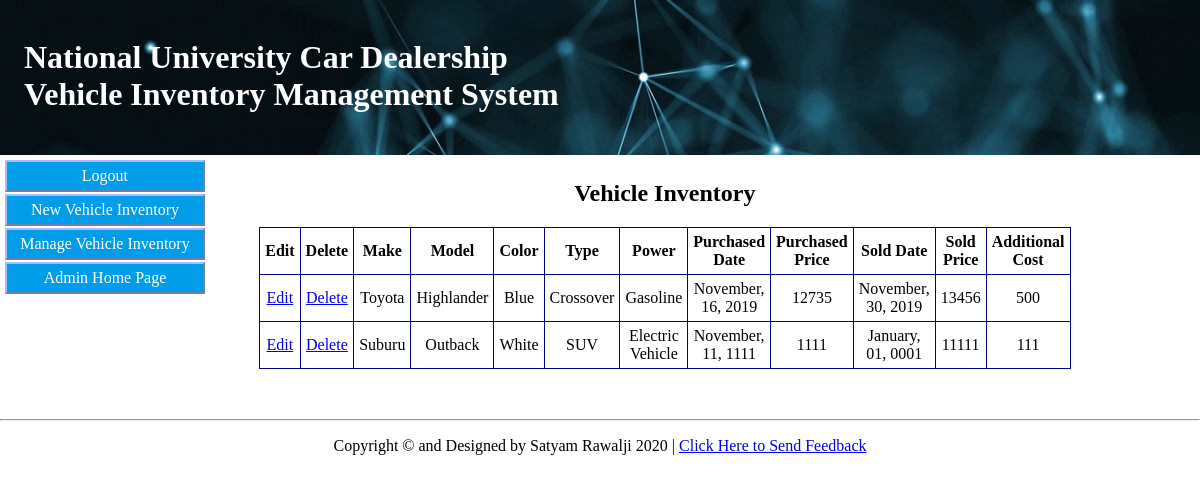
Screenshot of /admin_pages/admin-manage-inventory.php with the database file from the repository.
### tables this page shows
CREATE TABLE `vehicles` (
  `vehicle_id` int(10) UNSIGNED NOT NULL,
  `model_id` int(10) UNSIGNED NOT NULL,
  `year` int(10) UNSIGNED NOT NULL,
  `vehicle_type_id` int(10) UNSIGNED NOT NULL,
  `vehicle_power_type_id` int(10) UNSIGNED NOT NULL,
  `vin` varchar(20) NOT NULL,
  `dealer_purchased_date` datetime NOT NULL,
  `dealer_purchased_price` double NOT NULL,
  `sold_date` datetime DEFAULT NULL,
  `sold_price` double DEFAULT NULL,
  `additional_cost` double DEFAULT NULL,
  `color` varchar(50) NOT NULL
);

CREATE TABLE `makes` (
  `id` int(10) UNSIGNED NOT NULL,
  `name` varchar(50) NOT NULL
);

CREATE TABLE `models` (
  `id` int(10) UNSIGNED NOT NULL,
  `name` varchar(50) NOT NULL,
  `make_id` int(10) UNSIGNED NOT NULL
);

CREATE TABLE `vehicle_types` (
  `id` int(10) UNSIGNED NOT NULL,
  `name` varchar(50) NOT NULL
);

CREATE TABLE `vehicle_power_types` (
  `id` int(10) UNSIGNED NOT NULL,
  `name` varchar(50) NOT NULL
);

### admin_pages/admin-manage-inventory.php (the view, shortened to what this page needs)
<?php
	include('../mysqlconn.php');
?>
<!DOCTYPE html>
<html>
	<head>
		<link rel="stylesheet" type="text/css" href="../styles/style.css?">
	</head>
	<body>
		<header>
			<?php include('../header.php'); ?>
		</header>
		<div id="container">
			<div class="col-2 nav">
				<?php include('../nav/admin/admin-manage-inventory-nav.php'); ?>
			</div>
			<div class="col-9 content">
				<h2>Vehicle Inventory</h2>
				<?php
					$sql = "SELECT v.vehicle_id, ma.name as make_name, mo.name as model_name, vt.name as vehicle_type,
									vpt.name as vehicle_power_type,
									DATE_FORMAT(v.dealer_purchased_date, '%M, %d, %Y') AS purchased_date,
									v.dealer_purchased_price,
									DATE_FORMAT(v.sold_date, '%M, %d, %Y') AS sold_date,
									v.sold_price, v.additional_cost, v.color
							FROM vehicles v, makes ma, models mo, vehicle_types vt, vehicle_power_types vpt
							WHERE mo.make_id = ma.id AND v.model_id = mo.id AND v.vehicle_type_id = vt.id
									AND v.vehicle_power_type_id = vpt.id";
					$result = mysqli_query($mysqlconn, $sql);
					if(mysqli_num_rows($result) > 0)
					{
						echo '<table>
								<tr>
								<th>Edit</th> <th>Delete</th> <th>Make</th> <th>Model</th> <th>Color</th>
								<th>Type</th> <th>Power</th> <th>Purchased Date</th> <th>Purchased Price</th>
								<th>Sold Date</th> <th>Sold Price</th> <th>Additional Cost</th>
								</tr>';
						while($row = mysqli_fetch_assoc($result))
						{
							echo '<tr>
									<td><a href="admin-edit-inventory.php?id=' . $row['vehicle_id'] . '">Edit</a></td>
									<td><a href="admin-delete-inventory.php?id=' . $row['vehicle_id'] . '">Delete</a></td>
									<td>' . $row["make_name"] . '</td>
									<td>' . $row["model_name"] . '</td>
									<td>' . $row["color"] . '</td>
									<td>' . $row["vehicle_type"] . '</td>
									<td>' . $row["vehicle_power_type"] . '</td>
									<td>' . $row["purchased_date"] . '</td>
									<td>' . $row["dealer_purchased_price"] . '</td>
									<td>' . $row["sold_date"] . '</td>
									<td>' . $row["sold_price"] . '</td>
									<td>' . $row["additional_cost"] . '</td>
									</tr>';
						}
						echo '</table>';
					}
				?>
			</div>
		</div>
		<footer>
			<?php include('../footer.php'); ?>
		</footer>
	</body>
</html>

### header.php
<div>
	<br>
	<h1>National University Car Dealership<br>
		Vehicle Inventory Management System
	</h1>
</div>

### nav/admin/admin-manage-inventory-nav.php
<nav>
	<ul>
		<li >
			<a href="../logout.php">Logout</a>
		</li>
		<li >
			<a href="../admin_pages/admin-add-new-inventory.php">New Vehicle Inventory</a>
		</li>
		<li >
			<a href="../admin_pages/admin-manage-inventory.php">Manage Vehicle Inventory</a>
		</li>
		<li >
			<a href="../admin_pages/admin-page.php">Admin Home Page</a>
		</li>
	</ul>
</nav>

### footer.php
<hr>
<p id="footer">Copyright &copy and Designed by Satyam Rawalji 2020 |
	<a href="mailto:s.rawalji355@student.nu.edu? subject=Feedback">Click Here to Send Feedback</a>
</p>

### styles/style.css (style rules this page uses)
body { margin:0; }
header { height:155px; background-image: url("../images/blockchain.jpeg"); background-repeat: repeat; padding-left:2%; color:white; }
footer { text-align:center; width:100%; margin-bottom:0; clear:both; }
.col-2 { width: 16.66%; }
.col-9 { width: 75%; }
[class*="col-"] { float: left; padding: 5px; }
nav ul { color:navy; width:auto; margin:0; padding:0; }
li { list-style-type: none; text-align: center; margin-bottom: 1%; }
li a { background: rgb(1,157,232); border: 2px outset #aabaff; display: block; color: white; text-decoration: none; padding: 5px; }
.content table { width:800px; border:1px navy solid; border-collapse:collapse; margin-bottom:5%; margin-left:auto; margin-right:auto; }
.content td { border:1px navy solid; padding:5px; text-align:center; }
.content th { border:1px navy solid; padding:5px; text-align:center; }
.content h2 { text-align:center; }

### rows the page displays
vehicles: makes.name "Toyota", model.name "Highlander", color "Blue", vehicle_type.name "Crossover", vehicle_power_type.name "Gasoline", purchased_date "November, 16, 2019", dealer_purchased_price "12735", sold_date "November, 30, 2019", sold_price "13456", additional_cost "500"
vehicles: makes.name "Suburu", model.name "Outback", color "White", vehicle_type.name "SUV", vehicle_power_type.name "Electric Vehicle", purchased_date "November, 11, 1111", dealer_purchased_price "1111", sold_date "January, 01, 0001", sold_price "11111", additional_cost "111"
